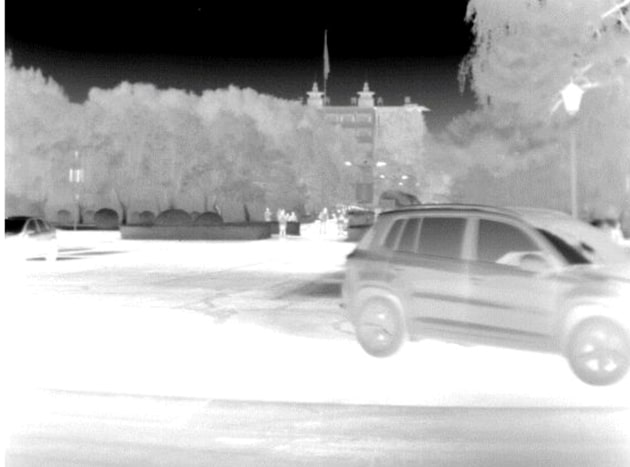
#> input picture infra.jpg, 630 x 467 px
$ python 'mini project-image fusion.py'
#> lines starting #> are read from the running program, lines starting #| are printed output that depends on the picture; long printed decimals are rounded
from PIL import Image,ImageChops
from PIL import ImageFilter
import cv2
import math
import numpy as np
import skimage.measure

#SAVING IMAGES IN OBJECTS
infra=Image.open('infra.jpg')
#> infra is the input picture: PIL image 630x467 RGB; mean R, G, B 176, 176, 176
optic=Image.open('optic.jpg')
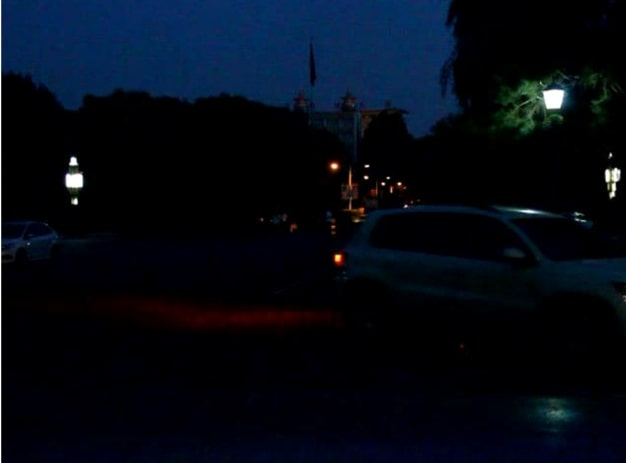
#> input picture optic.jpg, 626 x 463 px
#> optic is the input picture: PIL image 626x463 RGB; mean R, G, B 4.2, 10.4, 20.9
#infra,optic-ORIGINAL IMAGES

#RESIZING IMAGES AND SAVING THEM
infra1=infra.resize((500,350))
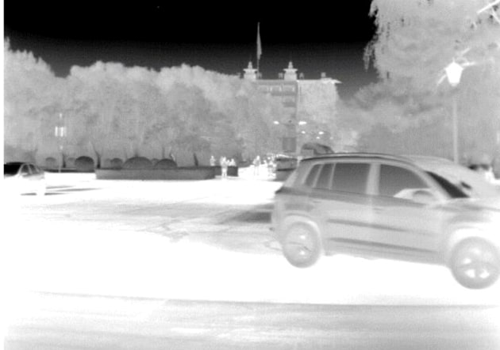
#> infra1: PIL image 500x350 RGB; mean R, G, B 176, 176, 176
optic1=optic.resize((500,350))
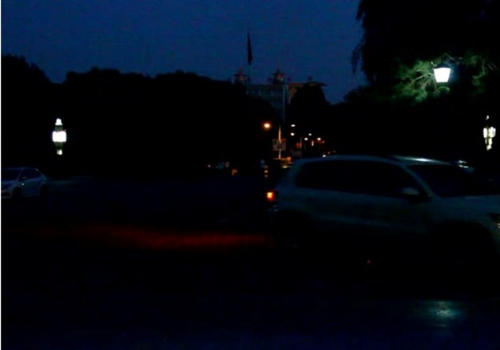
#> optic1: PIL image 500x350 RGB; mean R, G, B 4.2, 10.4, 20.9
infra1.save('infra1.jpg')
optic1.save('optic1.jpg')
#infra1,optic1-RESIZED IMAGES

#APPLYING MEDIAN FILTER
optic2 = optic1.filter(ImageFilter.MedianFilter(size = 3))
infra2 = infra1.filter(ImageFilter.MedianFilter(size = 3))
infra2.save('infra2.jpg')
optic2.save('optic2.jpg')
#infra2,optic2-FILTERED IMAGES

#FUSION 1-ADD USING OPENCV
infra3=cv2.imread('infra2.jpg')
optic3=cv2.imread('optic2.jpg')
fusion1=cv2.add(infra3,optic3)
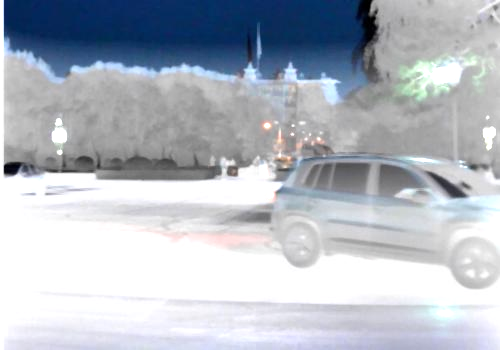
#> fusion1: shape (350, 500, 3); mean B, G, R 194.5, 185, 178.8
cv2.imwrite('fusion1.jpg',fusion1)
#cv2.imshow('fusion1',fusion1)

#FUSION2-ADDWEIGHT with OPENCV
fusion2=cv2.addWeighted(infra3,0.8,optic3,0.2,0)
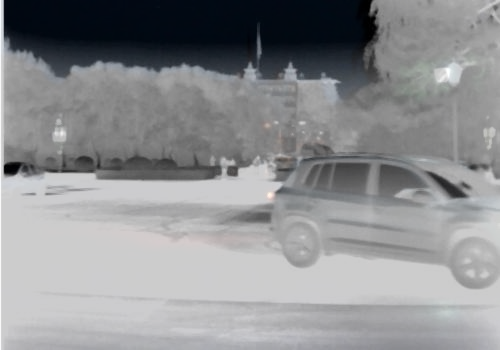
#> fusion2: shape (350, 500, 3); mean B, G, R 145, 142.9, 141.7
cv2.imwrite('fusion2.jpg',fusion2)
#cv2.imshow('fusion2',fusion2)

#FUSION3-ADDWEIGHT with OPENCV,gamma=2
fusion3=cv2.addWeighted(infra3,0.8,optic3,0.2,2)
cv2.imwrite('fusion3.jpg',fusion3)
#cv2.imshow('fusion3',fusion3)

#FUSION4-BLENDING IMAGES
fusion4 = Image.blend(infra2, optic2, 0.0)
fusion4.save('fusion4.jpg')
#fusion4.show()

#ROOT MEAN SQUARE ERROR
print("**********************************************************************************")
print("On Basis On ROOT MEAN SQUARE ERROR(RMSE) Between Two Images")
print("**********************************************************************************")
fusion5=Image.open('fusion1.jpg')
fusion6=Image.open('fusion2.jpg')
fusion7=Image.open('fusion3.jpg')
def rmsdiff(im1, im2):
    """Calculates the root mean square error (RSME) between two images"""
    errors = np.asarray(ImageChops.difference(im1, im2)) / 255
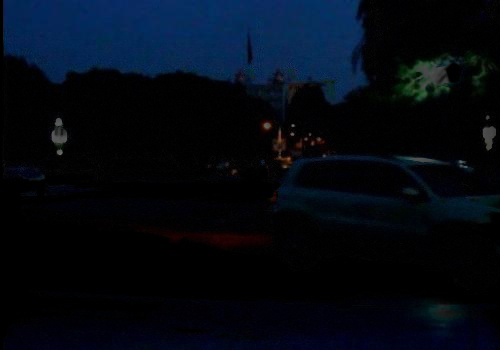
#> errors: shape (350, 500, 3) float64; mean R, G, B 0.0132, 0.0371, 0.0736
    return math.sqrt(np.mean(np.square(errors)))
error=[]
error1=rmsdiff(infra2,fusion5)
#> error1 = 0.0933
error2=rmsdiff(infra2,fusion6)
#> in rmsdiff (call 2), `errors = np.asarray(ImageChops.difference(im1, im2)) / 255`:
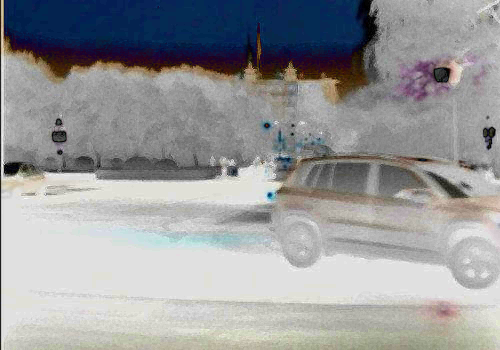
#> errors: shape (350, 500, 3) float64; mean R, G, B 0.136, 0.137, 0.138; drawn with min black and max white
#> error2 = 0.148
error3=rmsdiff(infra2,fusion7)
#> error3 = 0.141
error4=rmsdiff(infra2,fusion4)
#> in rmsdiff (call 4), `errors = np.asarray(ImageChops.difference(im1, im2)) / 255`: errors: shape (350, 500, 3) float64; every value is 0
#> error4 = 0
print("Root mean square error of fusion1: ",error1,"\nRoot mean square error of fusion2: ",error2,"\nRoot mean square error of fusion3: ",error3,"\nRoot mean square error of fusion4: ",error4)
#| Root mean square error of fusion1:  0.09333
#| Root mean square error of fusion2:  0.1482
#| Root mean square error of fusion3:  0.1414
#| Root mean square error of fusion4:  0.0
error.append(error1)
error.append(error2)
error.append(error3)
error.append(error4)
num1=min(error)
#> num1 = 0
for i in range(0,4):
    if num1==error[i]:
        print("On basis of ROOT MEAN SQUARE ERROR(RMSE),the fusion ",i+1,"is Better!")
        break

#PEAK SIGNAL-TO-NOISE RATIO
print("\n**********************************************************************************")
print("On Basis On PEAK SIGNAL-TO-NOISE RATIO Between Two Images")
print("**********************************************************************************")
infra10=cv2.imread('infra2.jpg')
fusion8=cv2.imread('fusion4.jpg')
def psnr(img1, img2):
    mse = np.mean( (img1 - img2) ** 2 )
#> mse = 31.82
    if mse == 0:
          return 100
    PIXEL_MAX = 255.0
    return 20 * math.log10(PIXEL_MAX / math.sqrt(mse))
d=[]
d1=psnr(infra10,fusion1)
#> d1 = 33.1
d2=psnr(infra10,fusion2)
#> d2 = 28.13
d3=psnr(infra10,fusion3)
#> d3 = 27.87
d4=psnr(infra10,fusion8)
#> d4 = 100
print("Peak signal-to-noise ratio of fusion1: ",d1,"\nPeak signal-to-noise ratio of fusion2: ",d2,"\nPeak signal-to-noise ratio of fusion3: ",d3,"\nPeak signal-to-noise ratio of fusion4: ",d4)
#| Peak signal-to-noise ratio of fusion1:  33.104
#| Peak signal-to-noise ratio of fusion2:  28.128
#| Peak signal-to-noise ratio of fusion3:  27.870
#| Peak signal-to-noise ratio of fusion4:  100
d.append(d1)
d.append(d2)
d.append(d3)
d.append(d4)
num2=min(d)
#> num2 = 27.87
for i in range(0,4):
    if num2==d[i]:
        print("On basis of PEAK SIGNAL-TO-NOISE RATIO,the fusion ",i+1,"is Better!")
        break

 #ENTROPY OF IMAGES
print("\n**********************************************************************************")
print("On Basis On ENTROPY OF IMAGES")
print("**********************************************************************************")
entropy=[]
entropy1 = skimage.measure.shannon_entropy(fusion1)
#> entropy1 = 6.74
entropy2 = skimage.measure.shannon_entropy(fusion2)
#> entropy2 = 6.79
entropy3 = skimage.measure.shannon_entropy(fusion3)
#> entropy3 = 6.79
entropy4 = skimage.measure.shannon_entropy(fusion4)
#> entropy4 = 6.54
print("\nEntropy of fusion1: ",entropy1,"\nEntropy of fusion2: ",entropy2,"\nEntropy of fusion3: ",entropy3,"\nEntropy of fusion4: ",entropy4)
#| Entropy of fusion1:  6.741
#| Entropy of fusion2:  6.793
#| Entropy of fusion3:  6.793
#| Entropy of fusion4:  6.535
entropy.append(entropy1)
entropy.append(entropy2)
entropy.append(entropy3)
entropy.append(entropy4)
num3=min(entropy)
#> num3 = 6.54
for i in range(0,4):
    if num3==entropy[i]:
        print("On basis of ENTROPY OF IMAGES,the fusion ",i+1,"is Better!")
        break
